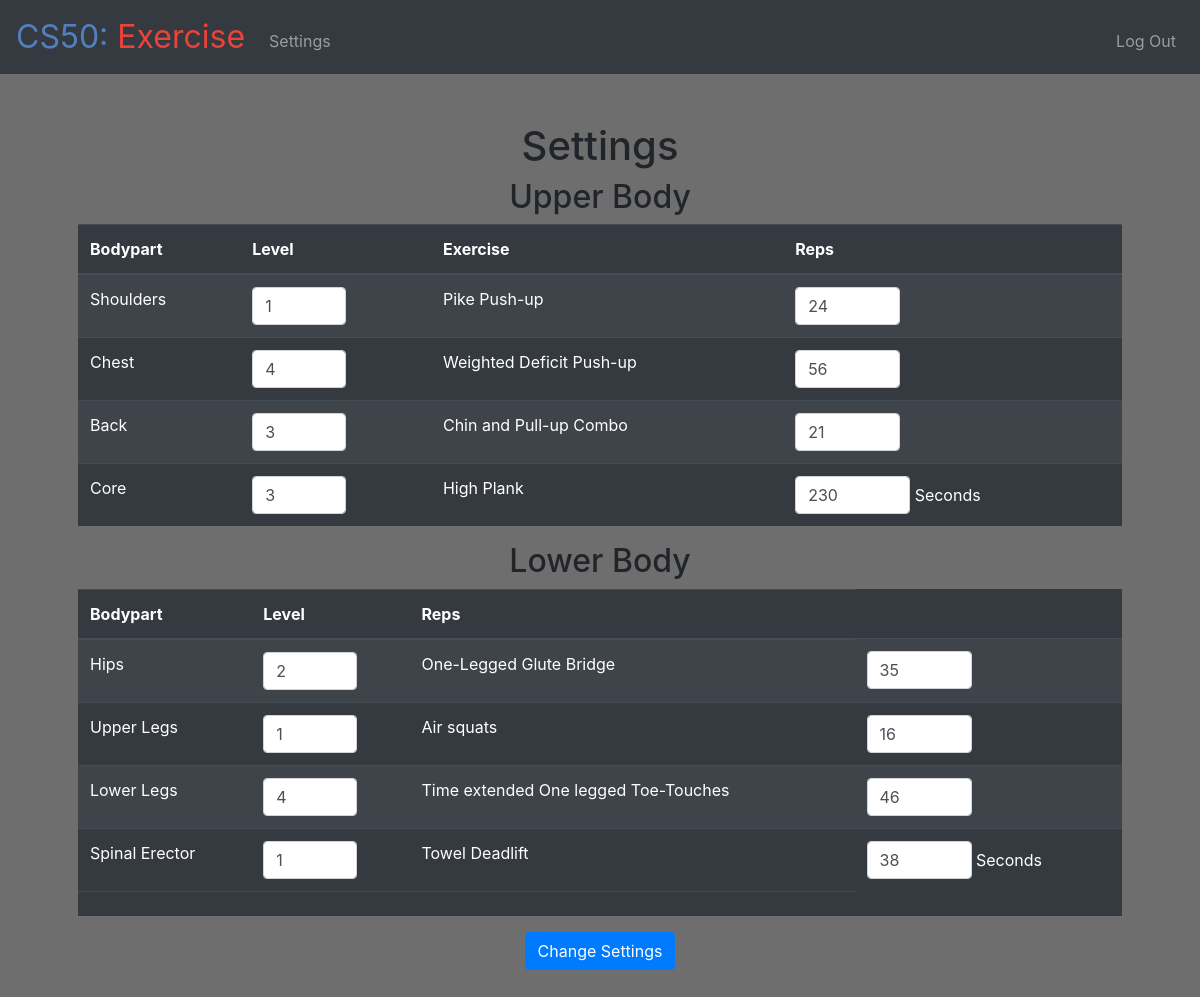
The app's page /settings (signed in) with its own data.
### tables this page shows
CREATE TABLE exercises (id INTEGER, bodypart TEXT NOT NULL, level INTEGER, reps INTEGER, FOREIGN KEY(id) REFERENCES users(id));

### application.py (the view, shortened to what this page needs)
@app.route("/settings", methods=["GET", "POST"])
@login_required
def settings():
    if request.method == "GET":
        upperbody = db.execute(
            "SELECT bodypart, reps, level FROM exercises WHERE id = ? AND (bodypart ='Chest' OR bodypart ='Back' OR bodypart='Shoulders' OR bodypart='Core')", session["user_id"])
        lowerbody = db.execute(
            "SELECT bodypart, reps, level FROM exercises WHERE id = ? AND (bodypart ='Upper Legs' OR bodypart ='Hips' OR bodypart='Spinal Erector' OR bodypart='Lower Legs')", session["user_id"])
        upperexercises = []
        for bodypart in upperbody:
            exercises = bodypart['bodypart'].replace(" ", "").upper()
            specificmove = eval(exercises)[bodypart['level'] - 1]
            upperexercises.append(specificmove)
        lowerexercises = []
        for bodypart in lowerbody:
            exercises = bodypart['bodypart'].replace(" ", "").upper()
            specificmove = eval(exercises)[bodypart['level'] - 1]
            lowerexercises.append(specificmove)
        return render_template("settings.html", upperbody=upperbody, lowerbody=lowerbody, upperexercises=upperexercises, lowerexercises=lowerexercises)

### application.py (called while the page is built)
@app.after_request
def after_request(response):
    response.headers["Cache-Control"] = "no-cache, no-store, must-revalidate"
    response.headers["Expires"] = 0
    response.headers["Pragma"] = "no-cache"
    return response

### helpers.py (called while the page is built)
def login_required(f):
    @wraps(f)
    def decorated_function(*args, **kwargs):
        if session.get("user_id") is None:
            return redirect("/login")
        return f(*args, **kwargs)
    return decorated_function

### templates/settings.html (shortened to what this page needs)
{% extends "layout.html" %}
{% block main %}
    <h1> Settings </h1>
    <h2> Upper Body </h2>
    <form action="/settings" method="post">
    <table class="table table-dark table-striped table-hover" style="text-align: left">
         <thead>
            <tr>
                <th>Bodypart</th>
                <th>Level</th>
                <th>Exercise</th>
                <th>Reps</th>
            </tr>
        </thead>
        <tbody>
            {% for exercises in upperbody %}
            <tr>
                <td>{{ upperbody[loop.index - 1]['bodypart'] }}</td>
                <td><input autocomplete="off" class="form-control" min="1" max="4" name="{{ upperbody[loop.index - 1]['bodypart'] }}level" value="{{ upperbody[loop.index - 1]['level'] }}" placeholder="Level" type="number"></td>
                <td>{{ upperexercises[loop.index - 1]}}</td>
                <td><input autocomplete="off" class="form-control" min="12" {% if upperbody[loop.index - 1]['bodypart'] == 'Core' %}max="240"{% else %}max='60'{% endif %} name="{{ upperbody[loop.index - 1]['bodypart'] }}reps" value="{{ upperbody[loop.index - 1]['reps']}}" placeholder="Level" type="number">{% if upperbody[loop.index - 1]['bodypart'] == 'Core' %} Seconds{% endif %}</td>
            </tr>
            {% endfor %}
        </tbody>
    </table>
    <h2> Lower Body </h2>
    <table class="table table-dark table-striped table-hover" style="text-align: left">
         <thead>
            <tr>
                <th>Bodypart</th>
                <th>Level</th>
                <th>Reps</th>
            </tr>
            <tfoot>
                <tr>
                    <td colspan="2"></td>
                    <td><b></b></td>
                </tr>
            </tfoot>
        </thead>
        <tbody>
      {% for exercises in lowerbody %}
            <tr>
                <td>{{ lowerbody[loop.index - 1]['bodypart'] }}</td>
                <td><input autocomplete="off" class="form-control" min="1" max="4" name="{{ lowerbody[loop.index - 1]['bodypart'] }}level" value="{{ lowerbody[loop.index - 1]['level'] }}" placeholder="Level" type="number"></td>
                <td>{{ lowerexercises[loop.index - 1]}}</td>
                <td><input autocomplete="off" class="form-control" min="12" max="60" name="{{ lowerbody[loop.index - 1]['bodypart'] }}reps" value="{{ lowerbody[loop.index - 1]['reps']}}" placeholder="Level" type="number">{% if lowerbody[loop.index - 1]['bodypart'] == 'Spinal Erector' %} Seconds{% endif %}</td>
            </tr>
            {% endfor %}
        </tbody>
    </table>
    <input value='Change Settings' class="btn btn-primary" type='submit'>
    </form>
{% endblock %}

### templates/layout.html (shortened to what this page needs)
<!DOCTYPE html>
<html lang="en">
    <head>
        <link rel="stylesheet" href="https://cdn.jsdelivr.net/npm/bootstrap@4.5.3/dist/css/bootstrap.min.css">
        <link href="/static/styles.css" rel="stylesheet">
    </head>
    <body>
        <nav class="navbar navbar-expand-md navbar-dark bg-dark">
            <a class="navbar-brand" href="/"><span class="blue">CS50: </span><span class="red">Exercise</span></a>
            <div class="collapse navbar-collapse" id="navbar">
                {% if session.user_id %}
                    <ul class="navbar-nav mr-auto mt-2">
                        <li class="nav-item"><a class="nav-link" href="/settings">Settings</a></li>
                    </ul>
                    <ul class="navbar-nav ml-auto mt-2">
                        <li class="nav-item"><a class="nav-link" href="/logout">Log Out</a></li>
                    </ul>
                {% else %}
                    <ul class="navbar-nav ml-auto mt-2">
                        <li class="nav-item"><a class="nav-link" href="/register">Register</a></li>
                        <li class="nav-item"><a class="nav-link" href="/login">Log In</a></li>
                    </ul>
                {% endif %}
            </div>
        </nav>
        <main class="container p-5">
            {% block main %}{% endblock %}
        </main>
    </body>
</html>

### static/styles.css (style rules this page uses)
body { background-color: #6e6e6e; }
nav .navbar-brand { font-size: xx-large; }
nav .navbar-brand .blue { color: #537fbe; }
nav .navbar-brand .red { color: #ea433b; }
main .form-control { display: inline-block; width: auto; }
main { overflow-x: auto; text-align: center; }

### records on screen
exercises: bodypart "Shoulders", level "1", index "Pike Push-up", reps "24"
exercises: bodypart "Chest", level "4", index "Weighted Deficit Push-up", reps "56"
exercises: bodypart "Back", level "3", index "Chin and Pull-up Combo", reps "21"
exercises: bodypart "Core", level "3", index "High Plank", reps "230", shows "Seconds"
exercises: bodypart "Hips", level "2", index "One-Legged Glute Bridge", reps "35"
exercises: bodypart "Upper Legs", level "1", index "Air squats", reps "16"
exercises: bodypart "Lower Legs", level "4", index "Time extended One legged Toe-Touches", reps "46"
exercises: bodypart "Spinal Erector", level "1", index "Towel Deadlift", reps "38", shows "Seconds"
